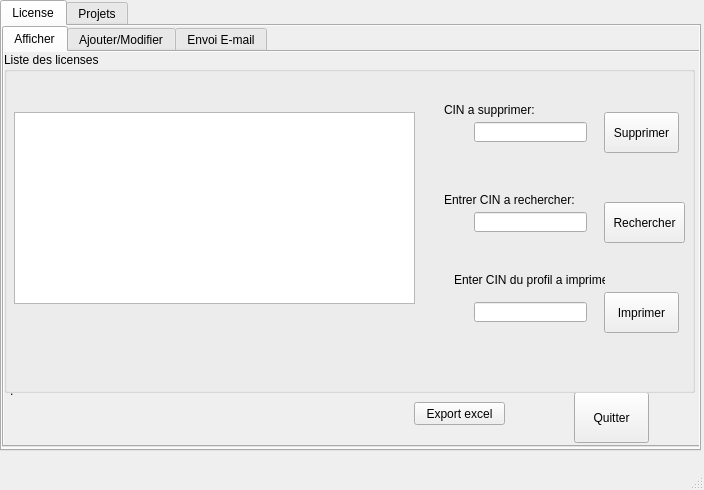
<?xml version="1.0" encoding="UTF-8"?>
<ui version="4.0">
 <class>MainWindow</class>
 <widget class="QMainWindow" name="MainWindow">
  <property name="geometry">
   <rect>
    <x>0</x>
    <y>0</y>
    <width>704</width>
    <height>490</height>
   </rect>
  </property>
  <property name="windowTitle">
   <string>Licenses</string>
  </property>
  <widget class="QWidget" name="centralwidget">
   <widget class="QTabWidget" name="tabWidget">
    <property name="geometry">
     <rect>
      <x>0</x>
      <y>0</y>
      <width>701</width>
      <height>451</height>
     </rect>
    </property>
    <property name="autoFillBackground">
     <bool>true</bool>
    </property>
    <property name="currentIndex">
     <number>0</number>
    </property>
    <widget class="QWidget" name="License">
     <attribute name="title">
      <string>License</string>
     </attribute>
     <widget class="QTabWidget" name="tabWidget_license">
      <property name="geometry">
       <rect>
        <x>0</x>
        <y>0</y>
        <width>701</width>
        <height>421</height>
       </rect>
      </property>
      <property name="autoFillBackground">
       <bool>true</bool>
      </property>
      <property name="currentIndex">
       <number>0</number>
      </property>
      <widget class="QWidget" name="Afficher">
       <property name="autoFillBackground">
        <bool>true</bool>
       </property>
       <attribute name="title">
        <string>Afficher</string>
       </attribute>
       <widget class="QPushButton" name="pushButton_quit">
        <property name="geometry">
         <rect>
          <x>570</x>
          <y>340</y>
          <width>75</width>
          <height>51</height>
         </rect>
        </property>
        <property name="text">
         <string>Quitter</string>
        </property>
       </widget>
       <widget class="QGroupBox" name="groupBox_2">
        <property name="geometry">
         <rect>
          <x>0</x>
          <y>0</y>
          <width>691</width>
          <height>341</height>
         </rect>
        </property>
        <property name="autoFillBackground">
         <bool>true</bool>
        </property>
        <property name="title">
         <string>Liste des licenses</string>
        </property>
        <widget class="QPushButton" name="pushButton_sup">
         <property name="geometry">
          <rect>
           <x>600</x>
           <y>60</y>
           <width>75</width>
           <height>41</height>
          </rect>
         </property>
         <property name="text">
          <string>Supprimer</string>
         </property>
        </widget>
        <widget class="QTableView" name="tableView">
         <property name="geometry">
          <rect>
           <x>10</x>
           <y>60</y>
           <width>401</width>
           <height>192</height>
          </rect>
         </property>
        </widget>
        <widget class="QLabel" name="label_11">
         <property name="geometry">
          <rect>
           <x>440</x>
           <y>50</y>
           <width>91</width>
           <height>16</height>
          </rect>
         </property>
         <property name="text">
          <string>CIN a supprimer:</string>
         </property>
        </widget>
        <widget class="QLineEdit" name="lineEdit_CINsup">
         <property name="geometry">
          <rect>
           <x>470</x>
           <y>70</y>
           <width>113</width>
           <height>20</height>
          </rect>
         </property>
        </widget>
        <widget class="QLineEdit" name="lineEdit_CINrec">
         <property name="geometry">
          <rect>
           <x>470</x>
           <y>160</y>
           <width>113</width>
           <height>20</height>
          </rect>
         </property>
        </widget>
        <widget class="QPushButton" name="pushButton_rec">
         <property name="geometry">
          <rect>
           <x>600</x>
           <y>150</y>
           <width>81</width>
           <height>41</height>
          </rect>
         </property>
         <property name="text">
          <string>Rechercher</string>
         </property>
        </widget>
        <widget class="QPushButton" name="pushButton_print">
         <property name="geometry">
          <rect>
           <x>600</x>
           <y>240</y>
           <width>75</width>
           <height>41</height>
          </rect>
         </property>
         <property name="text">
          <string>Imprimer</string>
         </property>
        </widget>
        <widget class="QLabel" name="label_4">
         <property name="geometry">
          <rect>
           <x>440</x>
           <y>140</y>
           <width>131</width>
           <height>16</height>
          </rect>
         </property>
         <property name="text">
          <string>Entrer CIN a rechercher:</string>
         </property>
        </widget>
        <widget class="QLineEdit" name="lineEdit_imp">
         <property name="geometry">
          <rect>
           <x>470</x>
           <y>250</y>
           <width>113</width>
           <height>20</height>
          </rect>
         </property>
        </widget>
        <widget class="QLabel" name="label_22">
         <property name="geometry">
          <rect>
           <x>450</x>
           <y>220</y>
           <width>151</width>
           <height>16</height>
          </rect>
         </property>
         <property name="autoFillBackground">
          <bool>false</bool>
         </property>
         <property name="text">
          <string>Enter CIN du profil a imprimer:</string>
         </property>
        </widget>
       </widget>
       <widget class="QPushButton" name="export_excel">
        <property name="geometry">
         <rect>
          <x>410</x>
          <y>350</y>
          <width>91</width>
          <height>23</height>
         </rect>
        </property>
        <property name="text">
         <string>Export excel</string>
        </property>
       </widget>
      </widget>
      <widget class="QWidget" name="Ajouter">
       <property name="autoFillBackground">
        <bool>true</bool>
       </property>
       <attribute name="title">
        <string>Ajouter/Modifier</string>
       </attribute>
       <widget class="QGroupBox" name="groupBox">
        <property name="geometry">
         <rect>
          <x>0</x>
          <y>0</y>
          <width>691</width>
          <height>391</height>
         </rect>
        </property>
        <property name="title">
         <string>Ajouter une license</string>
        </property>
        <widget class="QLabel" name="label">
         <property name="geometry">
          <rect>
           <x>30</x>
           <y>30</y>
           <width>47</width>
           <height>13</height>
          </rect>
         </property>
         <property name="text">
          <string>CIN</string>
         </property>
        </widget>
        <widget class="QLabel" name="label_2">
         <property name="geometry">
          <rect>
           <x>30</x>
           <y>80</y>
           <width>47</width>
           <height>13</height>
          </rect>
         </property>
         <property name="text">
          <string>Nom</string>
         </property>
        </widget>
        <widget class="QLabel" name="label_3">
         <property name="geometry">
          <rect>
           <x>30</x>
           <y>130</y>
           <width>47</width>
           <height>13</height>
          </rect>
         </property>
         <property name="text">
          <string>Prenom</string>
         </property>
        </widget>
        <widget class="QPushButton" name="pushButton_Ajouter">
         <property name="geometry">
          <rect>
           <x>120</x>
           <y>170</y>
           <width>211</width>
           <height>81</height>
          </rect>
         </property>
         <property name="text">
          <string>Ajouter</string>
         </property>
        </widget>
        <widget class="QLineEdit" name="lineEdit_CIN">
         <property name="geometry">
          <rect>
           <x>90</x>
           <y>30</y>
           <width>113</width>
           <height>20</height>
          </rect>
         </property>
        </widget>
        <widget class="QLineEdit" name="lineEdit_Nom">
         <property name="geometry">
          <rect>
           <x>90</x>
           <y>80</y>
           <width>113</width>
           <height>20</height>
          </rect>
         </property>
        </widget>
        <widget class="QLineEdit" name="lineEdit_Pr">
         <property name="geometry">
          <rect>
           <x>90</x>
           <y>130</y>
           <width>113</width>
           <height>20</height>
          </rect>
         </property>
        </widget>
        <widget class="QLabel" name="label_6">
         <property name="geometry">
          <rect>
           <x>350</x>
           <y>30</y>
           <width>81</width>
           <height>16</height>
          </rect>
         </property>
         <property name="text">
          <string>Nom du licenses:</string>
         </property>
        </widget>
        <widget class="QLineEdit" name="lineEdit_nl">
         <property name="geometry">
          <rect>
           <x>440</x>
           <y>30</y>
           <width>113</width>
           <height>20</height>
          </rect>
         </property>
        </widget>
        <widget class="QLabel" name="label_14">
         <property name="geometry">
          <rect>
           <x>390</x>
           <y>90</y>
           <width>47</width>
           <height>13</height>
          </rect>
         </property>
         <property name="text">
          <string>E-mail:</string>
         </property>
        </widget>
        <widget class="QLineEdit" name="lineEdit_mail">
         <property name="geometry">
          <rect>
           <x>440</x>
           <y>90</y>
           <width>113</width>
           <height>20</height>
          </rect>
         </property>
        </widget>
        <widget class="QPushButton" name="pushButton_mod_2">
         <property name="geometry">
          <rect>
           <x>420</x>
           <y>170</y>
           <width>211</width>
           <height>81</height>
          </rect>
         </property>
         <property name="text">
          <string>Modifier</string>
         </property>
        </widget>
       </widget>
      </widget>
      <widget class="QWidget" name="Email">
       <property name="autoFillBackground">
        <bool>true</bool>
       </property>
       <attribute name="title">
        <string>Envoi E-mail</string>
       </attribute>
       <widget class="QLabel" name="label_8">
        <property name="geometry">
         <rect>
          <x>20</x>
          <y>20</y>
          <width>16</width>
          <height>16</height>
         </rect>
        </property>
        <property name="text">
         <string>À:</string>
        </property>
       </widget>
       <widget class="QLabel" name="label_9">
        <property name="geometry">
         <rect>
          <x>20</x>
          <y>50</y>
          <width>47</width>
          <height>13</height>
         </rect>
        </property>
        <property name="text">
         <string>Sujet:</string>
        </property>
       </widget>
       <widget class="QLabel" name="Attachement">
        <property name="geometry">
         <rect>
          <x>20</x>
          <y>80</y>
          <width>71</width>
          <height>16</height>
         </rect>
        </property>
        <property name="text">
         <string>Attachement:</string>
        </property>
       </widget>
       <widget class="QLineEdit" name="rcpt">
        <property name="geometry">
         <rect>
          <x>60</x>
          <y>20</y>
          <width>371</width>
          <height>21</height>
         </rect>
        </property>
       </widget>
       <widget class="QLineEdit" name="subject">
        <property name="geometry">
         <rect>
          <x>60</x>
          <y>50</y>
          <width>371</width>
          <height>21</height>
         </rect>
        </property>
       </widget>
       <widget class="QLineEdit" name="file">
        <property name="geometry">
         <rect>
          <x>90</x>
          <y>80</y>
          <width>421</width>
          <height>21</height>
         </rect>
        </property>
       </widget>
       <widget class="QTextEdit" name="msg">
        <property name="geometry">
         <rect>
          <x>20</x>
          <y>120</y>
          <width>441</width>
          <height>221</height>
         </rect>
        </property>
       </widget>
       <widget class="QPushButton" name="sendBtn">
        <property name="geometry">
         <rect>
          <x>470</x>
          <y>190</y>
          <width>211</width>
          <height>81</height>
         </rect>
        </property>
        <property name="text">
         <string>Envoyer</string>
        </property>
       </widget>
       <widget class="QLineEdit" name="mail_pass">
        <property name="geometry">
         <rect>
          <x>560</x>
          <y>20</y>
          <width>113</width>
          <height>20</height>
         </rect>
        </property>
        <property name="echoMode">
         <enum>QLineEdit::Password</enum>
        </property>
       </widget>
       <widget class="QLabel" name="label_24">
        <property name="geometry">
         <rect>
          <x>450</x>
          <y>20</y>
          <width>101</width>
          <height>16</height>
         </rect>
        </property>
        <property name="text">
         <string>Votre mot de passe:</string>
        </property>
       </widget>
       <widget class="QPushButton" name="browseBtn">
        <property name="geometry">
         <rect>
          <x>550</x>
          <y>80</y>
          <width>75</width>
          <height>23</height>
         </rect>
        </property>
        <property name="text">
         <string>Parcour...</string>
        </property>
       </widget>
      </widget>
     </widget>
    </widget>
    <widget class="QWidget" name="Projets">
     <attribute name="title">
      <string>Projets</string>
     </attribute>
     <widget class="QTabWidget" name="tabWidget_license_2">
      <property name="geometry">
       <rect>
        <x>0</x>
        <y>0</y>
        <width>691</width>
        <height>441</height>
       </rect>
      </property>
      <property name="autoFillBackground">
       <bool>true</bool>
      </property>
      <property name="currentIndex">
       <number>0</number>
      </property>
      <widget class="QWidget" name="Afficher_2">
       <property name="autoFillBackground">
        <bool>true</bool>
       </property>
       <attribute name="title">
        <string>Afficher</string>
       </attribute>
       <widget class="QPushButton" name="pushButton_quit2">
        <property name="geometry">
         <rect>
          <x>560</x>
          <y>360</y>
          <width>75</width>
          <height>41</height>
         </rect>
        </property>
        <property name="text">
         <string>Quitter</string>
        </property>
       </widget>
       <widget class="QGroupBox" name="groupBox_3">
        <property name="geometry">
         <rect>
          <x>0</x>
          <y>0</y>
          <width>681</width>
          <height>351</height>
         </rect>
        </property>
        <property name="title">
         <string>Liste des licenses</string>
        </property>
        <widget class="QPushButton" name="pushButton_sup_2">
         <property name="geometry">
          <rect>
           <x>600</x>
           <y>60</y>
           <width>75</width>
           <height>41</height>
          </rect>
         </property>
         <property name="text">
          <string>Supprimer</string>
         </property>
        </widget>
        <widget class="QTableView" name="tableView_2">
         <property name="geometry">
          <rect>
           <x>10</x>
           <y>60</y>
           <width>401</width>
           <height>192</height>
          </rect>
         </property>
        </widget>
        <widget class="QLabel" name="label_12">
         <property name="geometry">
          <rect>
           <x>440</x>
           <y>50</y>
           <width>91</width>
           <height>16</height>
          </rect>
         </property>
         <property name="text">
          <string>CIN a supprimer:</string>
         </property>
        </widget>
        <widget class="QLineEdit" name="lineEdit_CINsup_2">
         <property name="geometry">
          <rect>
           <x>470</x>
           <y>70</y>
           <width>113</width>
           <height>20</height>
          </rect>
         </property>
        </widget>
        <widget class="QLineEdit" name="lineEdit_CINrec_2">
         <property name="geometry">
          <rect>
           <x>470</x>
           <y>160</y>
           <width>113</width>
           <height>20</height>
          </rect>
         </property>
        </widget>
        <widget class="QPushButton" name="pushButton_rec_2">
         <property name="geometry">
          <rect>
           <x>600</x>
           <y>150</y>
           <width>75</width>
           <height>41</height>
          </rect>
         </property>
         <property name="text">
          <string>Rechercher</string>
         </property>
        </widget>
        <widget class="QPushButton" name="pushButton_print_2">
         <property name="geometry">
          <rect>
           <x>600</x>
           <y>240</y>
           <width>75</width>
           <height>41</height>
          </rect>
         </property>
         <property name="text">
          <string>Imprimer</string>
         </property>
        </widget>
        <widget class="QLabel" name="label_5">
         <property name="geometry">
          <rect>
           <x>440</x>
           <y>140</y>
           <width>131</width>
           <height>16</height>
          </rect>
         </property>
         <property name="text">
          <string>Entrer CIN a rechercher:</string>
         </property>
        </widget>
        <widget class="QLabel" name="label_21">
         <property name="geometry">
          <rect>
           <x>450</x>
           <y>220</y>
           <width>151</width>
           <height>16</height>
          </rect>
         </property>
         <property name="text">
          <string>Enter CIN du profil a imprimer:</string>
         </property>
        </widget>
        <widget class="QLineEdit" name="lineEdit_imp2">
         <property name="geometry">
          <rect>
           <x>470</x>
           <y>250</y>
           <width>113</width>
           <height>20</height>
          </rect>
         </property>
        </widget>
       </widget>
      </widget>
      <widget class="QWidget" name="Ajouter_2">
       <property name="autoFillBackground">
        <bool>true</bool>
       </property>
       <attribute name="title">
        <string>Ajouter/Modifier</string>
       </attribute>
       <widget class="QGroupBox" name="groupBox_4">
        <property name="geometry">
         <rect>
          <x>0</x>
          <y>0</y>
          <width>691</width>
          <height>391</height>
         </rect>
        </property>
        <property name="title">
         <string>Ajouter une license</string>
        </property>
        <widget class="QLabel" name="label_7">
         <property name="geometry">
          <rect>
           <x>30</x>
           <y>30</y>
           <width>47</width>
           <height>13</height>
          </rect>
         </property>
         <property name="text">
          <string>CIN</string>
         </property>
        </widget>
        <widget class="QLabel" name="label_13">
         <property name="geometry">
          <rect>
           <x>30</x>
           <y>80</y>
           <width>47</width>
           <height>13</height>
          </rect>
         </property>
         <property name="text">
          <string>Nom</string>
         </property>
        </widget>
        <widget class="QLabel" name="label_15">
         <property name="geometry">
          <rect>
           <x>30</x>
           <y>130</y>
           <width>47</width>
           <height>13</height>
          </rect>
         </property>
         <property name="text">
          <string>Prenom</string>
         </property>
        </widget>
        <widget class="QPushButton" name="pushButton_Ajouter_2">
         <property name="geometry">
          <rect>
           <x>120</x>
           <y>170</y>
           <width>211</width>
           <height>81</height>
          </rect>
         </property>
         <property name="text">
          <string>Ajouter</string>
         </property>
        </widget>
        <widget class="QLineEdit" name="lineEdit_CIN_2">
         <property name="geometry">
          <rect>
           <x>90</x>
           <y>30</y>
           <width>113</width>
           <height>20</height>
          </rect>
         </property>
        </widget>
        <widget class="QLineEdit" name="lineEdit_Nom_2">
         <property name="geometry">
          <rect>
           <x>90</x>
           <y>80</y>
           <width>113</width>
           <height>20</height>
          </rect>
         </property>
        </widget>
        <widget class="QLineEdit" name="lineEdit_Pr_2">
         <property name="geometry">
          <rect>
           <x>90</x>
           <y>130</y>
           <width>113</width>
           <height>20</height>
          </rect>
         </property>
        </widget>
        <widget class="QLabel" name="label_16">
         <property name="geometry">
          <rect>
           <x>350</x>
           <y>30</y>
           <width>81</width>
           <height>16</height>
          </rect>
         </property>
         <property name="text">
          <string>Nom du licenses:</string>
         </property>
        </widget>
        <widget class="QLineEdit" name="lineEdit_nl_2">
         <property name="geometry">
          <rect>
           <x>440</x>
           <y>30</y>
           <width>113</width>
           <height>20</height>
          </rect>
         </property>
        </widget>
        <widget class="QLabel" name="label_17">
         <property name="geometry">
          <rect>
           <x>390</x>
           <y>90</y>
           <width>47</width>
           <height>13</height>
          </rect>
         </property>
         <property name="text">
          <string>E-mail:</string>
         </property>
        </widget>
        <widget class="QLineEdit" name="lineEdit_mail_2">
         <property name="geometry">
          <rect>
           <x>440</x>
           <y>90</y>
           <width>113</width>
           <height>20</height>
          </rect>
         </property>
        </widget>
        <widget class="QPushButton" name="pushButton_mod_3">
         <property name="geometry">
          <rect>
           <x>420</x>
           <y>170</y>
           <width>211</width>
           <height>81</height>
          </rect>
         </property>
         <property name="text">
          <string>Modifier</string>
         </property>
        </widget>
       </widget>
      </widget>
      <widget class="QWidget" name="Email_2">
       <property name="autoFillBackground">
        <bool>true</bool>
       </property>
       <attribute name="title">
        <string>Envoi E-mail</string>
       </attribute>
       <widget class="QLabel" name="label_18">
        <property name="geometry">
         <rect>
          <x>20</x>
          <y>20</y>
          <width>16</width>
          <height>16</height>
         </rect>
        </property>
        <property name="text">
         <string>À:</string>
        </property>
       </widget>
       <widget class="QLabel" name="label_19">
        <property name="geometry">
         <rect>
          <x>20</x>
          <y>50</y>
          <width>47</width>
          <height>13</height>
         </rect>
        </property>
        <property name="text">
         <string>De:</string>
        </property>
       </widget>
       <widget class="QLabel" name="label_20">
        <property name="geometry">
         <rect>
          <x>20</x>
          <y>80</y>
          <width>31</width>
          <height>16</height>
         </rect>
        </property>
        <property name="text">
         <string>Objet:</string>
        </property>
       </widget>
       <widget class="QLineEdit" name="lineEdit_a_2">
        <property name="geometry">
         <rect>
          <x>60</x>
          <y>20</y>
          <width>501</width>
          <height>21</height>
         </rect>
        </property>
       </widget>
       <widget class="QLineEdit" name="lineEdit_de_2">
        <property name="geometry">
         <rect>
          <x>60</x>
          <y>50</y>
          <width>501</width>
          <height>21</height>
         </rect>
        </property>
       </widget>
       <widget class="QLineEdit" name="lineEdit_obj_2">
        <property name="geometry">
         <rect>
          <x>60</x>
          <y>80</y>
          <width>501</width>
          <height>21</height>
         </rect>
        </property>
       </widget>
       <widget class="QTextEdit" name="textEdit_mail_2">
        <property name="geometry">
         <rect>
          <x>20</x>
          <y>120</y>
          <width>431</width>
          <height>231</height>
         </rect>
        </property>
       </widget>
       <widget class="QPushButton" name="pushButton_3">
        <property name="geometry">
         <rect>
          <x>470</x>
          <y>210</y>
          <width>211</width>
          <height>81</height>
         </rect>
        </property>
        <property name="text">
         <string>Envoyer</string>
        </property>
       </widget>
      </widget>
     </widget>
    </widget>
   </widget>
   <widget class="QLabel" name="label_23">
    <property name="geometry">
     <rect>
      <x>10</x>
      <y>330</y>
      <width>61</width>
      <height>121</height>
     </rect>
    </property>
    <property name="frameShadow">
     <enum>QFrame::Plain</enum>
    </property>
    <property name="text">
     <string>.</string>
    </property>
   </widget>
  </widget>
  <widget class="QMenuBar" name="menubar">
   <property name="geometry">
    <rect>
     <x>0</x>
     <y>0</y>
     <width>704</width>
     <height>21</height>
    </rect>
   </property>
  </widget>
  <widget class="QStatusBar" name="statusbar"/>
 </widget>
 <resources/>
 <connections/>
</ui>
